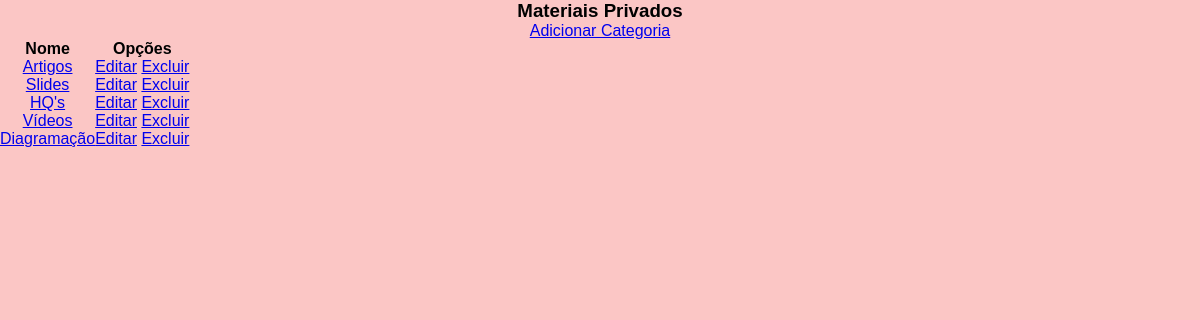
The page /listar/categorias on the database as committed earlier.
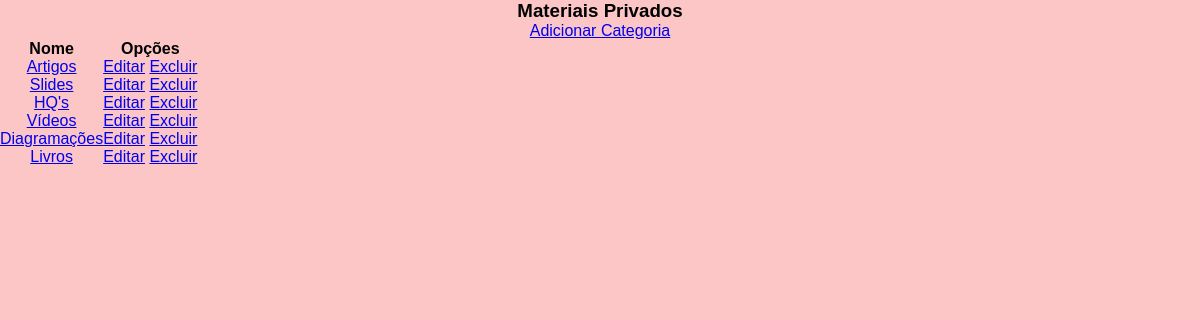
The same page on the database as committed later.
### materiais/models.py (models this page shows, shortened)
class Categoria(models.Model):
    nome = models.CharField(max_length=50)

### materiais/views.py (the view)
# urls.py: path('listar/categorias', CategoriaList.as_view(), name='listar-categorias'),
class CategoriaList(ListView):
    model = Categoria
    template_name = 'materiais/listas/categoria.html'

### materiais/templates/materiais/listas/categoria.html (shortened to what this page needs)
{% extends 'paginas/base.html' %}
{% load static %}
{% block conteudo %}
<h3>Materiais Privados</h3>
<a href="{% url 'criar-categoria' %}">Adicionar Categoria</a>
<table>
    <tr>
        <th>Nome</th>
        <th>Opções</th>
    </tr>
    {% for categoria in object_list %}
    <tr>
        <td>
            <a href="{% url 'listar-arquivos' %}">{{ categoria.nome }}</a>
        </td>
        <td>
            <a href="{% url 'editar-categoria' categoria.pk %}">Editar</a>
            <a href="{% url 'excluir-categoria' categoria.pk %}">Excluir</a>
        </td>
    </tr>
    {% empty %}
    <tr>
        <td>Nenhum campo registrado.</td>
    </tr>
    {% endfor %}
</table>
{% endblock %}

### paginas/templates/paginas/base.html (shortened to what this page needs)
{% load static %}
<!DOCTYPE html>
<html lang="en">
<head>
  <link rel="stylesheet" href="{% static 'css/venus.css' %}">
  <link rel="stylesheet" href="{% static 'css/normalize.css' %}">
  <link rel="stylesheet" href="{% static 'css/gallery.prefixed.css' %}">
  <link rel="stylesheet" href="{% static 'css/gallery.theme.css' %}">
</head>
<body style="background-color: #fbc6c5;">
  {% block conteudo %}{% endblock %}
</body>
</html>

### static/css/venus.css (style rules this page uses)
* { margin: 0px; padding: 0px; box-sizing: border-box; text-align: center; }
body { height: 100%; margin: 0px; padding: 0px; text-align: center; width: 100%; overflow-x: hidden; background-repeat: no-repeat; }

Rows that differ between the two databases and show on the page:
changed Categoria: nome "Diagramação" → "Diagramações"
added Categoria: nome "Livros"
